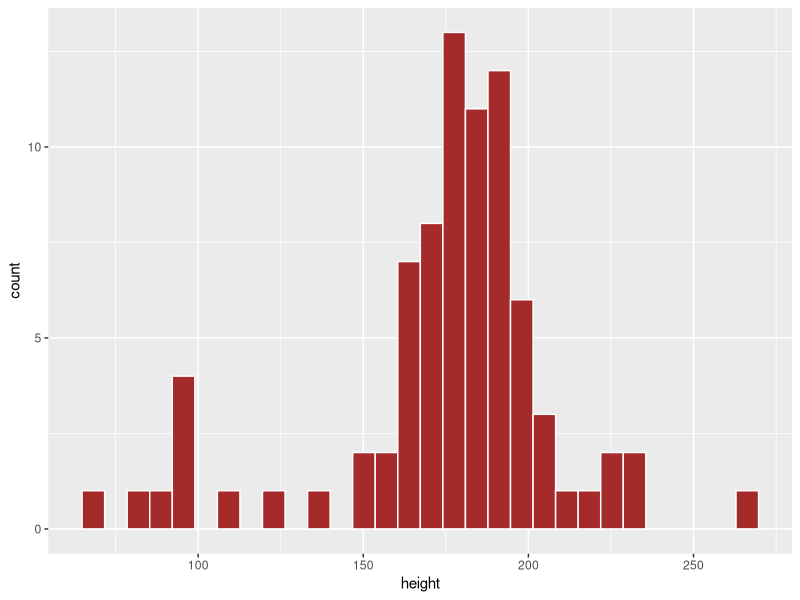
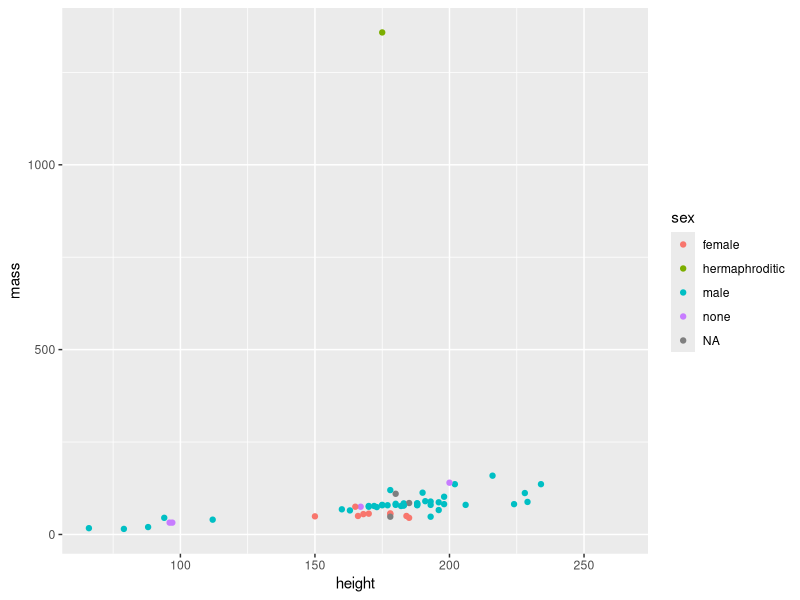

These figures' R source, in order:
## ---- chunk 1
library(tidyverse)
## ---- chunk 2
    head(starwars)
## ---- chunk 3
    dim(starwars)
## ---- chunk 4
    ggplot(data = starwars, aes(x = height)) + geom_histogram(fill = 'brown', color = 'white')
## ---- chunk 5
    ggplot(data = starwars, aes(x = height, y = mass)) +
      geom_point(aes(color = sex))
